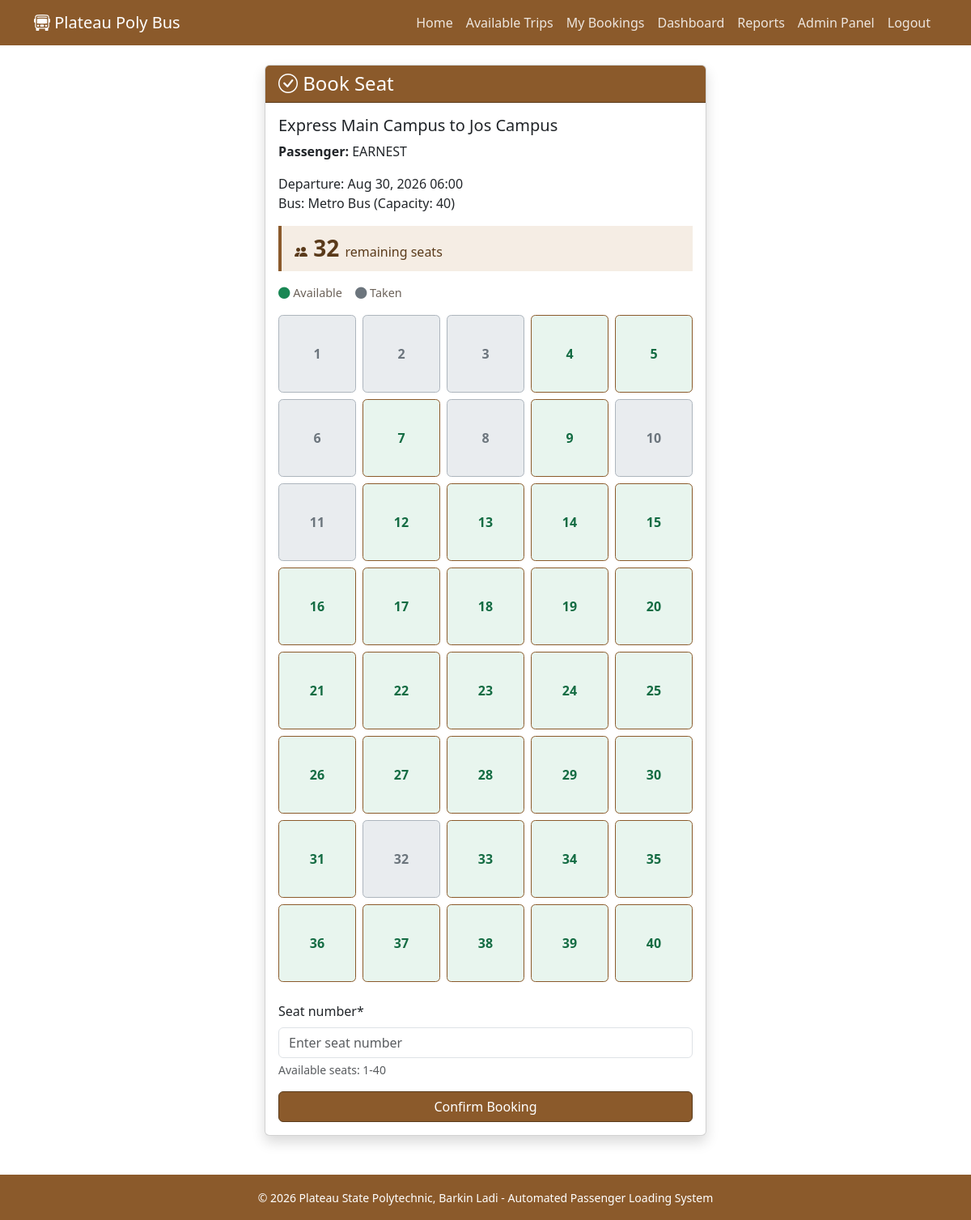
/book/2/ (signed in), run on the app's committed database.
### passenger_loading/models.py (models this page shows, shortened)
class Trip(models.Model):
    STATUS_CHOICES = [
        ('Scheduled', 'Scheduled'),
        ('In Progress', 'In Progress'),
        ('Completed', 'Completed'),
        ('Cancelled', 'Cancelled'),
    ]
    bus = models.ForeignKey(Bus, on_delete=models.CASCADE)
    route = models.ForeignKey(Route, on_delete=models.CASCADE)
    departure_time = models.DateTimeField()
    arrival_time = models.DateTimeField(blank=True, null=True)
    fare_amount = models.DecimalField(max_digits=8, decimal_places=2)
    status = models.CharField(max_length=20, choices=STATUS_CHOICES, default='Scheduled')
    def available_seats(self):
        booked = self.booking_set.count()
        return self.bus.capacity - booked
    def is_full(self):
        return self.available_seats() <= 0

class Route(models.Model):
    route_name = models.CharField(max_length=100)
    origin = models.CharField(max_length=100)
    destination = models.CharField(max_length=100)

class Passenger(AbstractUser):
    matric_number = models.CharField(max_length=20, unique=True)
    phone = models.CharField(max_length=15, blank=True)
    profile_picture = models.ImageField(upload_to='profile_pics/', blank=True, null=True)

class Bus(models.Model):
    registration_number = models.CharField(max_length=20, unique=True)
    capacity = models.PositiveIntegerField()
    bus_type = models.CharField(max_length=50)

### passenger_loading/views.py (the view)
# urls.py: path('book/<int:trip_id>/', views.book_seat, name='book_seat'),
@login_required
def book_seat(request, trip_id):
    trip = get_object_or_404(Trip, id=trip_id, status='Scheduled')
    if trip.is_full():
        messages.error(request, "This trip is fully booked.")
        return redirect('passenger_loading:trips')
    if request.method == 'POST':
        form = BookingForm(request.POST, trip=trip)
        if form.is_valid():
            booking = form.save(commit=False)
            booking.trip = trip
            booking.passenger = request.user
            booking.payment_status = 'Pending'
            try:
                booking.full_clean()  # Validate the model
                booking.save()
                messages.success(request, 'Seat selected. Complete payment to confirm your booking.')
                return redirect('passenger_loading:payment', booking_id=booking.id)
            except Exception as e:
                messages.error(request, f"Error booking seat: {str(e)}")
    else:
        form = BookingForm(trip=trip)
    occupied_seats = set(
        Booking.objects.filter(trip=trip).values_list('seat_number', flat=True)
    )
    return render(request, 'book_seat.html', {
        'trip': trip,
        'form': form,
        'occupied_seats': occupied_seats,
        'seat_numbers': range(1, trip.bus.capacity + 1),
    })

### passenger_loading/forms.py (shortened to what this page needs)
class BookingForm(forms.ModelForm):
    class Meta:
        model = Booking
        fields = ('seat_number',)
        widgets = {
            'seat_number': forms.NumberInput(attrs={
                'min': 1,
                'class': 'form-control',
                'placeholder': 'Enter seat number'
            }),
        }
    def __init__(self, *args, **kwargs):
        self.trip = kwargs.pop('trip', None)
        super().__init__(*args, **kwargs)
        if self.trip:
            self.fields['seat_number'].widget.attrs['max'] = self.trip.bus.capacity
            self.fields['seat_number'].help_text = f"Available seats: 1-{self.trip.bus.capacity}"

### passenger_loading/templates/book_seat.html (shortened to what this page needs)
{% extends 'base.html' %}
{% load crispy_forms_tags %}
{% block content %}
<div class="row justify-content-center">
    <div class="col-md-6">
        <div class="card shadow">
            <div class="card-header bg-oak text-white">
                <h4 class="mb-0"><i class="bi bi-check-circle"></i> Book Seat</h4>
            </div>
            <div class="card-body">
                <h5>{{ trip.route.route_name }}</h5>
                <p><strong>Passenger:</strong> {{ request.user.get_full_name|default:request.user.username }}</p>
                <p>Departure: {{ trip.departure_time|date:"M d, Y H:i" }}<br>
                Bus: {{ trip.bus.bus_type }} (Capacity: {{ trip.bus.capacity }})</p>
                <div class="seat-count-panel mb-3">
                    <i class="bi bi-people-fill"></i>
                    <strong>{{ trip.available_seats }}</strong>
                    <span>remaining seat{{ trip.available_seats|pluralize }}</span>
                </div>
                <div class="seat-guide mb-3">
                    <span><i class="bi bi-circle-fill text-success"></i> Available</span>
                    <span><i class="bi bi-circle-fill text-secondary"></i> Taken</span>
                </div>
                <div class="seat-grid mb-4" aria-label="Seat availability">
                    {% for seat_number in seat_numbers %}
                        {% if seat_number in occupied_seats %}
                            <button type="button" class="seat-option taken" disabled aria-label="Seat {{ seat_number }} is taken">{{ seat_number }}</button>
                        {% else %}
                            <button type="button" class="seat-option available" data-seat-number="{{ seat_number }}" aria-label="Select seat {{ seat_number }}">{{ seat_number }}</button>
                        {% endif %}
                    {% endfor %}
                </div>
                <form method="post">
                    {{ form|crispy }}
                    <button type="submit" class="btn btn-oak w-100">Confirm Booking</button>
                </form>
            </div>
        </div>
    </div>
</div>
{% endblock %}

### passenger_loading/static/css/oak.css (style rules this page uses)
:root { --oak-dark: #5a3a1a; --oak-medium: #8B5A2B; --oak-light: #D2B48C; --oak-lighter: #f5ede4; --oak-gold: #c49a6c; }
.bg-oak { background-color: var(--oak-medium) !important; }
.btn-oak { background-color: var(--oak-medium); color: white; border: 1px solid var(--oak-dark); }
.card-header.bg-oak { background-color: var(--oak-medium) !important; border-bottom: 1px solid var(--oak-dark); }
.seat-count-panel { display: flex; align-items: baseline; gap: 0.45rem; padding: 0.8rem 1rem; color: var(--oak-dark); background: var(--oak-lighter); border-left: 4px solid var(--oak-medium); }
.seat-count-panel strong { font-size: 1.75rem; line-height: 1; }
.seat-guide { display: flex; flex-wrap: wrap; gap: 1rem; color: #6c6259; font-size: 0.9rem; }
.seat-grid { display: grid; grid-template-columns: repeat(5, minmax(2.75rem, 1fr)); gap: 0.5rem; }
.seat-option { aspect-ratio: 1; border: 1px solid var(--oak-medium); border-radius: 0.35rem; font-weight: 600; }
.seat-option.available { color: #146c43; background: #e8f5ee; }
.seat-option.taken { color: #6c757d; background: #e9ecef; border-color: #adb5bd; cursor: not-allowed; }

### data on the page
Trip: route.route_name "Express Main Campus to Jos Campus", departure_time "Aug 30, 2026 06:00", bus.bus_type "Metro Bus", bus.capacity "40", available_seats "32"
Passenger: user.get_full_name "EARNEST"

### other printed values
{{ seat_number }} "1" "2" "3" "6" "8" "10" "11" "32"
{{ seat_number }} "4" "5" "7" "9" "12" "13" "14" "15" "16" "17" "18" "19" "20" "21" "22" "23" "24" "25" "26" "27" "28" "29" "30" "31" "33" "34" "35" "36" "37" "38" "39" "40"
